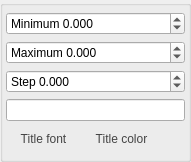
<?xml version="1.0" encoding="UTF-8"?>
<ui version="4.0">
 <class>AxisPlotSettings</class>
 <widget class="QWidget" name="AxisPlotSettings">
  <property name="geometry">
   <rect>
    <x>0</x>
    <y>0</y>
    <width>191</width>
    <height>162</height>
   </rect>
  </property>
  <property name="windowTitle">
   <string>Form</string>
  </property>
  <layout class="QVBoxLayout" name="verticalLayout_2">
   <property name="spacing">
    <number>0</number>
   </property>
   <property name="leftMargin">
    <number>0</number>
   </property>
   <property name="topMargin">
    <number>0</number>
   </property>
   <property name="rightMargin">
    <number>0</number>
   </property>
   <property name="bottomMargin">
    <number>0</number>
   </property>
   <item>
    <widget class="QGroupBox" name="axisGroup">
     <property name="title">
      <string/>
     </property>
     <layout class="QVBoxLayout" name="verticalLayout">
      <property name="spacing">
       <number>3</number>
      </property>
      <property name="leftMargin">
       <number>3</number>
      </property>
      <property name="topMargin">
       <number>3</number>
      </property>
      <property name="rightMargin">
       <number>3</number>
      </property>
      <property name="bottomMargin">
       <number>3</number>
      </property>
      <item>
       <widget class="QDoubleSpinBox" name="min">
        <property name="toolTip">
         <string>Set minimum for current plot's axis.</string>
        </property>
        <property name="statusTip">
         <string>Set minimum for current plot's axis.</string>
        </property>
        <property name="prefix">
         <string>Minimum </string>
        </property>
        <property name="decimals">
         <number>3</number>
        </property>
        <property name="minimum">
         <double>-1000000.000000000000000</double>
        </property>
        <property name="maximum">
         <double>1000000.000000000000000</double>
        </property>
       </widget>
      </item>
      <item>
       <widget class="QDoubleSpinBox" name="max">
        <property name="toolTip">
         <string>Set maximum for current plot's axis.</string>
        </property>
        <property name="statusTip">
         <string>Set maximum for current plot's axis.</string>
        </property>
        <property name="prefix">
         <string>Maximum </string>
        </property>
        <property name="decimals">
         <number>3</number>
        </property>
        <property name="minimum">
         <double>-1000000.000000000000000</double>
        </property>
        <property name="maximum">
         <double>1000000.000000000000000</double>
        </property>
       </widget>
      </item>
      <item>
       <widget class="QDoubleSpinBox" name="step">
        <property name="toolTip">
         <string>Set step for current plot's axis.</string>
        </property>
        <property name="statusTip">
         <string>Set step for current plot's axis.</string>
        </property>
        <property name="prefix">
         <string>Step </string>
        </property>
        <property name="decimals">
         <number>3</number>
        </property>
        <property name="minimum">
         <double>-1000000.000000000000000</double>
        </property>
        <property name="maximum">
         <double>1000000.000000000000000</double>
        </property>
       </widget>
      </item>
      <item>
       <widget class="QLineEdit" name="title">
        <property name="toolTip">
         <string>Set title for current plot's axis.</string>
        </property>
        <property name="statusTip">
         <string>Set title for current plot's axis.</string>
        </property>
       </widget>
      </item>
      <item>
       <layout class="QHBoxLayout" name="horizontalLayout_7" stretch="4,4,1">
        <property name="spacing">
         <number>3</number>
        </property>
        <item>
         <widget class="QToolButton" name="font">
          <property name="sizePolicy">
           <sizepolicy hsizetype="Expanding" vsizetype="Fixed">
            <horstretch>0</horstretch>
            <verstretch>0</verstretch>
           </sizepolicy>
          </property>
          <property name="toolTip">
           <string>Set current axis font.</string>
          </property>
          <property name="statusTip">
           <string>Set current axis font.</string>
          </property>
          <property name="styleSheet">
           <string notr="true">QToolButton{
    border-style: outset;
    border-width: 0px;
    font: 12px;
    color: #444444;
    height: 20px;
    border-top-left-radius: 8px;
    border-bottom-left-radius: 8px;
    background: qlineargradient(
        x1: 0, y1: 0, x2: 0, y2: 1,
        stop: 1.0   #999, 
        stop: 0.75 #bbb,
        stop: 0.5   #ddd, 
        stop: 0.25 #eee, 
        stop: 0.0   #fff
    );
}
QToolButton:pressed {
    background: qlineargradient(
        x1: 0, y1: 0, x2: 0, y2: 1,
        stop: 1.0   #fff, 
        stop: 0.75 #eee,
        stop: 0.5   #ddd, 
        stop: 0.25 #bbb, 
        stop: 0.0   #999
    );
}
QToolButton:hover:enabled{
    color:#000
}
QToolButton:disabled{
    color: #999999;
}</string>
          </property>
          <property name="text">
           <string>Title font</string>
          </property>
         </widget>
        </item>
        <item>
         <widget class="QToolButton" name="color">
          <property name="sizePolicy">
           <sizepolicy hsizetype="Expanding" vsizetype="Fixed">
            <horstretch>0</horstretch>
            <verstretch>0</verstretch>
           </sizepolicy>
          </property>
          <property name="toolTip">
           <string>Set current axis color.</string>
          </property>
          <property name="statusTip">
           <string>Set current axis color.</string>
          </property>
          <property name="styleSheet">
           <string notr="true">QToolButton{
    border-style: outset;
    border-width: 0px;
    font: 12px;
    color: #444444;
    height: 20px;
    background: qlineargradient(
        x1: 0, y1: 0, x2: 0, y2: 1,
        stop: 1.0   #999, 
        stop: 0.75 #bbb,
        stop: 0.5   #ddd, 
        stop: 0.25 #eee, 
        stop: 0.0   #fff
    );
}
QToolButton:pressed {
    background: qlineargradient(
        x1: 0, y1: 0, x2: 0, y2: 1,
        stop: 1.0   #fff, 
        stop: 0.75 #eee,
        stop: 0.5   #ddd, 
        stop: 0.25 #bbb, 
        stop: 0.0   #999
    );
}
QToolButton:hover:enabled{
    color:#000
}
QToolButton:disabled{
    color: #999999;
}</string>
          </property>
          <property name="text">
           <string>Title color</string>
          </property>
         </widget>
        </item>
        <item>
         <widget class="QToolButton" name="copy">
          <property name="toolTip">
           <string>Copy these axis' settings to all plots of current group.</string>
          </property>
          <property name="statusTip">
           <string>Copy these axis' settings to all plots of current group.</string>
          </property>
          <property name="styleSheet">
           <string notr="true">QToolButton{
    border-style: outset;
    border-width: 0px;
    border-top-right-radius: 8px;
    border-bottom-right-radius: 8px;
    color: #444444;
    height: 20px;
	width:20px;
    background: qlineargradient(
        x1: 0, y1: 0, x2: 0, y2: 1,
        stop: 1.0   #999, 
        stop: 0.75 #bbb,
        stop: 0.5   #ddd, 
        stop: 0.25 #eee, 
        stop: 0.0   #fff
    );
}
QToolButton:pressed {
    background: qlineargradient(
        x1: 0, y1: 0, x2: 0, y2: 1,
        stop: 1.0   #fff, 
        stop: 0.75 #eee,
        stop: 0.5   #ddd, 
        stop: 0.25 #bbb, 
        stop: 0.0   #999
    );
}
QToolButton:hover:enabled{
    color:#000
}
QToolButton:disabled{
    color: #999999;
}</string>
          </property>
          <property name="text">
           <string/>
          </property>
          <property name="icon">
           <iconset resource="res.qrc">
            <normaloff>:/res/mainWindow/copySettings.png</normaloff>:/res/mainWindow/copySettings.png</iconset>
          </property>
         </widget>
        </item>
       </layout>
      </item>
     </layout>
    </widget>
   </item>
  </layout>
 </widget>
 <resources>
  <include location="res.qrc"/>
 </resources>
 <connections/>
</ui>
